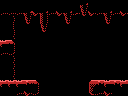

The image is a tile-based game level rendered from a .tmx file. Its description and complete source (layers, tilesets, objects, tile grids) follow:
An orthogonal 16x12 tile map with 8x8 px tiles, 1 tile layer (Tile Layer 1) and 7 objects (2x breakable-left, 2x door-left, item, big-item, 4x4-item).

<map version="1.0" orientation="orthogonal" renderorder="right-down" width="16" height="12" tilewidth="8" tileheight="8" nextobjectid="9">
 <properties>
  <property name="down" value="hole" />
  <property name="right" value="hole" />
 </properties>
 <tileset firstgid="1" name="tiles" tilewidth="8" tileheight="8" tilecount="256" columns="16">
  <image source="tiles.png" width="128" height="128" />
 </tileset>
 <layer name="Tile Layer 1" width="16" height="12">
  <data encoding="csv">
118,118,118,118,118,118,118,118,118,118,149,118,118,118,118,118,
254,254,254,149,147,149,254,147,149,148,181,147,254,149,254,147,
118,252,1,181,1,165,1,1,181,1,1,1,1,181,1,1,
118,126,1,1,1,181,1,1,1,1,1,1,1,1,1,1,
118,127,1,1,1,1,1,1,1,1,1,1,1,1,1,1,
247,121,1,1,1,1,1,1,1,1,1,1,1,1,1,1,
254,144,1,1,1,1,1,1,1,1,1,1,1,1,1,1,
118,252,1,1,1,1,1,1,1,1,1,1,1,1,1,1,
118,127,1,1,1,1,1,1,1,1,1,1,1,1,1,1,
118,127,1,1,1,1,1,1,1,1,1,1,1,1,1,1,
247,247,247,119,121,1,1,1,1,1,1,117,119,247,119,247,
118,118,254,147,144,1,1,1,1,1,1,145,254,147,118,118
</data>
 </layer>
 <objectgroup name="objects">
  <object id="1" type="item" x="16" y="64" width="16" height="16" />
  <object id="2" type="big-item" x="96" y="56" width="32" height="24" />
  <object id="3" type="breakable-left" x="0" y="16" width="16" height="24" />
  <object id="4" type="breakable-left" x="0" y="56" width="16" height="24" />
  <object id="6" type="door-left" x="0" y="16" width="16" height="24" />
  <object id="7" type="door-left" x="0" y="56" width="16" height="24" />
  <object id="8" type="4x4-item" x="96" y="48" width="32" height="32" />
 </objectgroup>
</map>
